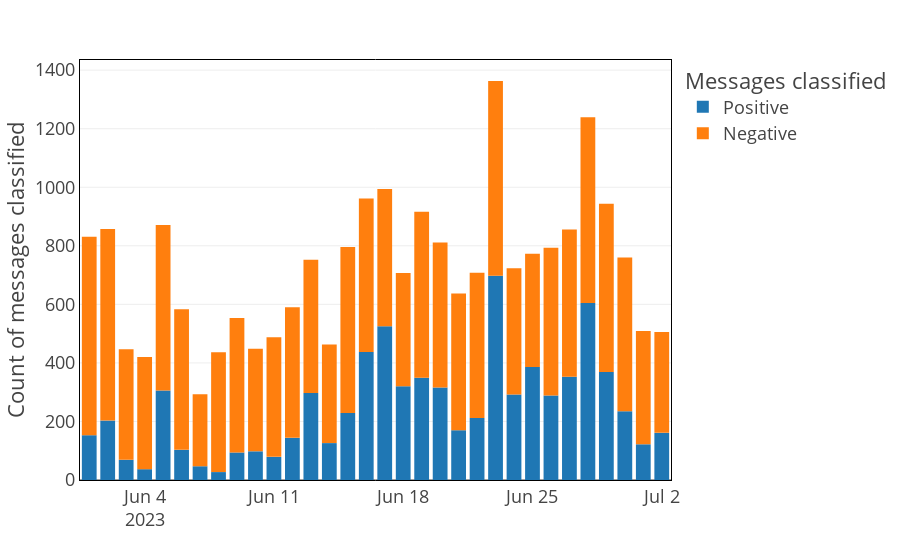

Write notebook code for a chart like this one.
### Code cell
fig = px.bar(counts, x="createdTime", y=["Positive", "Negative"], title="",template='presentation')

fig.update_layout(template='presentation',xaxis_title="", yaxis_title="Count of messages classified")


fig.update_layout(legend_title_text='Messages classified')


fig.update_xaxes(showline=True,
         linewidth=1,
         linecolor='black',
         mirror=True)

fig.update_yaxes(showline=True,
         linewidth=1,
         linecolor='black',
         mirror=True)

fig.show()

### Figure 1 — Plotly figure (JSON) as saved in the notebook; plotly's stock layout.template omitted (floating-point values rounded to 4 significant figures)
{"data": [{"alignmentgroup": "True", "hovertemplate": "variable=Positive<br>createdTime=%{x}<br>value=%{y}<extra></extra>", "legendgroup": "Positive", "marker": {"color": "#1F77B4", "pattern": {"shape": ""}}, "name": "Positive", "offsetgroup": "Positive", "orientation": "v", "showlegend": true, "textposition": "auto", "type": "bar", "x": ["2023-06-01T00:00:00+00:00", "2023-06-02T00:00:00+00:00", "2023-06-03T00:00:00+00:00", "2023-06-04T00:00:00+00:00", "2023-06-05T00:00:00+00:00", "2023-06-06T00:00:00+00:00", "2023-06-07T00:00:00+00:00", "2023-06-08T00:00:00+00:00", "2023-06-09T00:00:00+00:00", "2023-06-10T00:00:00+00:00", "2023-06-11T00:00:00+00:00", "2023-06-12T00:00:00+00:00", "2023-06-13T00:00:00+00:00", "2023-06-14T00:00:00+00:00", "2023-06-15T00:00:00+00:00", "2023-06-16T00:00:00+00:00", "2023-06-17T00:00:00+00:00", "2023-06-18T00:00:00+00:00", "2023-06-19T00:00:00+00:00", "2023-06-20T00:00:00+00:00", "2023-06-21T00:00:00+00:00", "2023-06-22T00:00:00+00:00", "2023-06-23T00:00:00+00:00", "2023-06-24T00:00:00+00:00", "2023-06-25T00:00:00+00:00", "2023-06-26T00:00:00+00:00", "2023-06-27T00:00:00+00:00", "2023-06-28T00:00:00+00:00", "2023-06-29T00:00:00+00:00", "2023-06-30T00:00:00+00:00", "2023-07-01T00:00:00+00:00", "2023-07-02T00:00:00+00:00"], "xaxis": "x", "y": [153, 203, 69, 37, 306, 103, 47, 27, 94, 98, 79, 144, 297, 126, 229, 437, 525, 320, 349, 316, 170, 212, 698, 292, 386, 289, 353, 605, 369, 235, 122, 161], "yaxis": "y"}, {"alignmentgroup": "True", "hovertemplate": "variable=Negative<br>createdTime=%{x}<br>value=%{y}<extra></extra>", "legendgroup": "Negative", "marker": {"color": "#FF7F0E", "pattern": {"shape": ""}}, "name": "Negative", "offsetgroup": "Negative", "orientation": "v", "showlegend": true, "textposition": "auto", "type": "bar", "x": ["2023-06-01T00:00:00+00:00", "2023-06-02T00:00:00+00:00", "2023-06-03T00:00:00+00:00", "2023-06-04T00:00:00+00:00", "2023-06-05T00:00:00+00:00", "2023-06-06T00:00:00+00:00", "2023-06-07T00:00:00+00:00", "2023-06-08T00:00:00+00:00", "2023-06-09T00:00:00+00:00", "2023-06-10T00:00:00+00:00", "2023-06-11T00:00:00+00:00", "2023-06-12T00:00:00+00:00", "2023-06-13T00:00:00+00:00", "2023-06-14T00:00:00+00:00", "2023-06-15T00:00:00+00:00", "2023-06-16T00:00:00+00:00", "2023-06-17T00:00:00+00:00", "2023-06-18T00:00:00+00:00", "2023-06-19T00:00:00+00:00", "2023-06-20T00:00:00+00:00", "2023-06-21T00:00:00+00:00", "2023-06-22T00:00:00+00:00", "2023-06-23T00:00:00+00:00", "2023-06-24T00:00:00+00:00", "2023-06-25T00:00:00+00:00", "2023-06-26T00:00:00+00:00", "2023-06-27T00:00:00+00:00", "2023-06-28T00:00:00+00:00", "2023-06-29T00:00:00+00:00", "2023-06-30T00:00:00+00:00", "2023-07-01T00:00:00+00:00", "2023-07-02T00:00:00+00:00"], "xaxis": "x", "y": [678, 654, 378, 383, 565, 480, 246, 409, 459, 350, 409, 446, 455, 337, 567, 525, 469, 387, 567, 495, 467, 496, 665, 431, 387, 504, 503, 634, 575, 525, 387, 345], "yaxis": "y"}], "layout": {"barmode": "relative", "legend": {"title": {"text": "Messages classified"}, "tracegroupgap": 0}, "margin": {"t": 60}, "xaxis": {"anchor": "y", "domain": [0, 1], "linecolor": "black", "linewidth": 1, "mirror": true, "showline": true, "title": {"text": ""}}, "yaxis": {"anchor": "x", "domain": [0, 1], "linecolor": "black", "linewidth": 1, "mirror": true, "showline": true, "title": {"text": "Count of messages classified"}}}}
